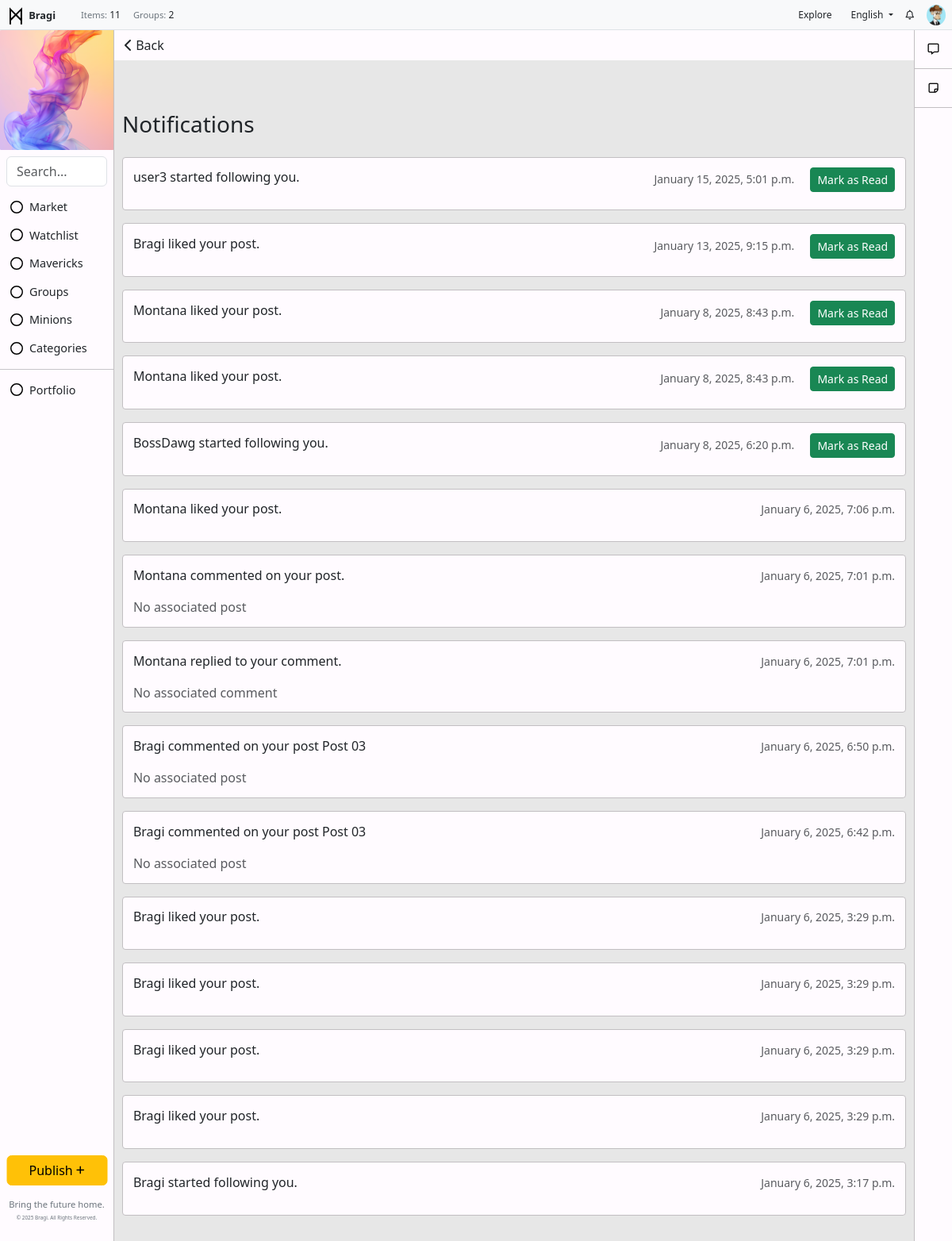
The app's page /notifications/ (signed in) with its own data.
### users/models.py (models this page shows, shortened)
class UserProfile(models.Model):
    user = models.OneToOneField(User, on_delete=models.CASCADE)
    bio = models.TextField(blank=True, null=True)  # Bio field
    profile_picture = models.ImageField(upload_to='profile_pictures/', null=True, blank=True)  # Profile picture
    location = models.CharField(max_length=255, blank=True, null=True)  # New location field

### toolbar/models.py (models this page shows, shortened)
class ToolbarAd(models.Model):  # Separate model for the toolbar's external image
    name = models.CharField(max_length=100, blank=True, null=True)
    alt_text = models.CharField(max_length=200, blank=True, null=True)  # Alt text for the image
    image = models.ImageField(upload_to='toolbar_images/', blank=True, null=True)  # Image upload field
    url = models.URLField(max_length=200, blank=True, null=True)  # Use URLField for link
    visible = models.BooleanField(default=True)

class ToolbarItem(models.Model):
    icon = models.FileField(upload_to='toolbar_images/', blank=True, null=True)  # Image upload field
    name = models.CharField(max_length=100)
    url = models.CharField(max_length=200, blank=True, null=True)
    order = models.IntegerField(default=0)
    visible = models.BooleanField(default=True)
    class Meta:
        ordering = ['order']

class UsersItem(models.Model):
    name = models.CharField(max_length=255)
    icon = models.FileField(upload_to='toolbar_images/', blank=True, null=True)  # Image upload field
    description = models.TextField(blank=True, null=True)
    visible = models.BooleanField(default=True)

### notifications/models.py (models this page shows, shortened)
class Notification(models.Model):
    NOTIFICATION_TYPES = (
        ('like', 'Like'),
        ('follow', 'Follow'),
        ('comment', 'Comment'),
        ('reply', 'Reply'),
    )
    user = models.ForeignKey(User, on_delete=models.CASCADE, related_name='notifications_app_notifications')
    message = models.CharField(max_length=255)
    notification_type = models.CharField(max_length=20, choices=NOTIFICATION_TYPES)
    is_read = models.BooleanField(default=False)
    created_at = models.DateTimeField(auto_now_add=True)
    post = models.ForeignKey(Post, null=True, blank=True, on_delete=models.CASCADE)
    comment = models.ForeignKey(Comment, null=True, blank=True, on_delete=models.CASCADE)

### notifications/views.py (the view, shortened to what this page needs)
# urls.py: path('', views.notifications_list, name='notifications_list'),
@login_required
def notifications_list(request):
    notifications = Notification.objects.filter(user=request.user).order_by('-created_at')
    return render(request, 'notifications/notifications_list.html', {'notifications': notifications})

### backend/context_processors.py (called while the page is built)
def published_posts_count(request):
    count = Post.objects.filter(status='published').count()
    return {'published_posts_count': count}

def toolbar_items(request):
    return {
        'toolbar_items': ToolbarItem.objects.filter(visible=True),
        'toolbar_ad': ToolbarAd.objects.filter(visible=True).first(),
        'toolbar_user_items': UsersItem.objects.filter(visible=True),  # Plural name for consistency
    }

def group_count(request):
    return {'group_count': Group.objects.count()}

### notifications/templates/notifications/notifications_list.html
{% extends 'base.html' %}
{% block content %}
<div class="text-left" style="position: sticky; top: 0; margin: 0; padding: 0; background-color: #FFFBFF; ">
    <button onclick="window.history.back();" class="btn">
        <i class="fa-solid fa-chevron-left"></i> Back
    </button>
</div>
<div class="container mt-5" style="padding: 16px 1%;">
    <h3 class="mb-4">Notifications</h3>
    {% for notification in notifications %}
        <div class=" d-flex justify-content-between" style="padding: .8rem .8rem; border-radius: .25rem; margin-bottom: 1rem; background-color: #FFFBFF; border: 1px solid #C2BFC2;">
            <div>
                <p>{{ notification.message }}</p>
                {% if notification.notification_type == 'comment' %}
                    {% if notification.post %}
                        <a href="{% url 'post_detail' pk=notification.post.id %}" class="btn btn-link btn-sm text-primary">View Post</a>
                    {% else %}
                        <span class="text-muted">No associated post</span>
                    {% endif %}
                {% elif notification.notification_type == 'reply' %}
                    {% if notification.comment %}
                        <a href="{% url 'post_detail' pk=notification.comment.post.id %}#comment-{{ notification.comment.id }}" class="btn btn-link btn-sm text-primary">View Comment</a>
                    {% else %}
                        <span class="text-muted">No associated comment</span>
                    {% endif %}
                {% endif %}
            </div>
            <div class="text-muted text-end">
                <small>{{ notification.created_at|date:"F j, Y, g:i a" }}</small>
                {% if not notification.is_read %}
                    <a href="?mark_read={{ notification.id }}" class="btn btn-sm btn-success ms-3">Mark as Read</a>
                {% endif %}
            </div>
        </div>
    {% empty %}
        <div class="alert alert-warning">No notifications yet.</div>
    {% endfor %}
</div>
{% endblock %}

### templates/base.html (shortened to what this page needs)
{% load static %}
<!DOCTYPE html>
<html lang="en">
<head>
    <link href="https://cdn.jsdelivr.net/npm/bootstrap@5.3.0-alpha1/dist/css/bootstrap.min.css" rel="stylesheet">
    <link rel="stylesheet" href="https://cdnjs.cloudflare.com/ajax/libs/font-awesome/6.0.0-beta3/css/all.min.css">
    <link rel="stylesheet" href="{% static 'css/styles.css' %}">
</head>
<body>
    {% if user.is_authenticated %}
    <div class="container-fluid">
        <div class="row fixed-top px-2 py-0 bg-light border-bottom" style="height: 38px; z-index: 1000;">
            <div class="col-auto d-flex align-items-center">
                <a href="/" class="text-decoration-none">
                    <img src="{% static 'img/logo.svg' %}" alt="Icon" style="width: 24px; height: 24px; color: #000000;">
                    <span class="fw-semibold text-dark m-0" style="font-size: .8rem;">Bragi</span>
                </a>
            </div>
            <div class="col d-flex align-items-center">
                <ul class="navbar-nav d-flex flex-row m-0" style="font-size: 0.75rem;">
                    <li class="nav-item mx-2">
                        <p class="m-0"> <span class="text-secondary" style="font-size: .7rem;">Items:</span> {{ published_posts_count }}</p>
                    </li>
                    <li class="nav-item mx-2">
                        <p class="m-0"> <span class="text-secondary" style="font-size: .7rem;">Groups:</span> {{ group_count }}</p>
                    </li>
                </ul>
            </div>
            <div class="col d-flex justify-content-end align-items-center" style="height: 38px;">
                <ul class="navbar-nav d-flex flex-row m-0 align-items-center">
                    <li class="nav-item mx-2">
                        <a href="/" class="nav-link btn btn-warning py-1 px-2" style="font-size: 0.75rem;">Explore</a>
                    </li>
                    <li class="nav-item dropdown mx-2">
                        <a class="nav-link dropdown-toggle" id="dropdownMenuLink" role="button" data-bs-toggle="dropdown" aria-expanded="false" style="font-size: 0.75rem;">
                            English
                        </a>
                    </li>
                    <li class="nav-item mx-2">
                        <a href="{% url 'notifications_list' %}" class="nav-link text-decoration-none" style="color: inherit; text-decoration: none; font-size: 0.75rem;">
                            <i class="fa-regular fa-bell"></i>
                        </a>
                    </li>
                    <li class="nav-item dropdown" style="margin-left: 8px;">
                        <a href="#" class="nav-link" id="dropdownUser2" role="button" data-bs-toggle="dropdown" aria-expanded="false" style="padding: 3px 0;">
                            {% if request.user.is_authenticated and request.user.userprofile.profile_picture %}
                                <img src="{{ request.user.userprofile.profile_picture.url }}" alt="Profile Picture" class="rounded-circle" style="width: 24px; height: auto; object-fit: cover;">
                            {% else %}
                                <i class="fas fa-user-circle" style="width: 24px; height: 24px; object-fit: cover;"></i>
                            {% endif %}
                        </a>
                    </li>
                </ul>
            </div>
        </div>
            <div class="row" style="margin-top: 38px; position: relative; display: flex; height: 100vh;">
                <div class="col-auto" style="position: fixed; top: 38px; left: 0; bottom: 0; width: 144px; background-color: #FFFBFF; border-right: 1px solid #C2BFC2; margin: 0; padding: 0;">
                    {% if toolbar_ad %}
                    <div  style="display: flex; justify-content: center; align-items: center; overflow: hidden;">
                        {% if toolbar_ad.image %}
                            <a href="{{ toolbar_ad.url }}" target="_blank">
                                <img src="{{ toolbar_ad.image.url }}" alt="{{ toolbar_ad.alt_text }}">
                            </a>
                        {% else %}
                            <p>No toolbar image available.</p>
                        {% endif %}
                    </div>
                    {% else %}
                        <p>No toolbar ad found.</p>
                    {% endif %}
                    <form class="search-form m-2" method="get" action="{% url 'post_list' %}">
                        <input class="form-control" type="search" name="q" placeholder="Search..." aria-label="Search" value="{{ query|default:'' }}">
                    </form>
                    <ul class="list-unstyled">
                        <li class="nav-item">
                            <ul class="list-unstyled">
                                {% for item in toolbar_items %}
                                    {% if item.visible %}
                                        <li class="nav-item">
                                            <a href="{{ item.url }}" class="btn btn-toggle align-items-center" style="display: flex; align-items: center;">
                                                {% if item.icon %}
                                                <img src="{{ item.icon.url }}" alt="{{ item.name }} icon" class="icon-class" style="width: 16px; height: 16px; margin-right: 8px;">
                                                {% endif %}
                                                <span class="" style="font-size: .9rem;">{{ item.name }}</span>
                                            </a>
                                        </li>
                                    {% endif %}
                                {% endfor %}
                            </ul>
                        </li>
                        <li><hr class="my-2"></li>
                        <li class="nav-item">
                            <ul class="list-unstyled">
                                {% for toolbar_user_item in toolbar_user_items %}
                                    <li class="nav-item" style="text-decoration: none;">
                                        <a class="btn btn-toggle align-items-center" style="text-decoration: none; display: flex; align-items: center;" type="button" data-bs-toggle="collapse" data-bs-target="#collapse-{{ toolbar_user_item.id }}" aria-expanded="false" aria-controls="collapse-{{ toolbar_user_item.id }}">
                                            {% if toolbar_user_item.icon %}
                                                <img src="{{ toolbar_user_item.icon.url }}" alt="{{ toolbar_user_item.name }} icon" class="icon-class" style="width: 16px; height: 16px; margin-right: 8px;">
                                            {% endif %}
                                            <span class="" style="font-size: .9rem;">{{ toolbar_user_item.name }}</span>
                                        </a>
                                    </li>
                                {% endfor %}
                            </ul>
                        </li>
                    </ul>
                    <ul class="navbar-nav position-absolute bottom-0 start-50 translate-middle-x w-100 p-2">
                        <li class="nav-item mb-3">
                            <a href="{% url 'post_create' %}" class="btn btn-warning w-100">Publish <i class="fas fa-plus fa-xs"></i></a>
                        </li>
                        <li class="nav-item">
                            <p class="mb-0 text-center" style="font-size: 0.7rem; line-height: 1.5; color: #6c757d;">
                                Bring the future home.
                            </p>
                            <p class="text-center mt-1" style="color: #6c757d; font-size: 0.4rem;">
                                &copy; {% now "Y" %} Bragi. All Rights Reserved.
                            </p>
                        </li>
                    </ul>
                </div>
                <div class="col" style="padding: 0; margin-left: 144px; margin-right: 48px; background:rgb(231, 231, 231)">
                        {% block content %}{% endblock %}
                </div>
                <div class="col-auto" style="position: fixed; top: 38px; right: 0; bottom: 0; width: 48px; background-color: #FFFBFF; border-left: 1px solid #C2BFC2; margin: 0; padding: 0;">
                    <ul class="nav nav-flush flex-column text-center">
                        <li class="nav-item" style="border-bottom: 1px solid #C2BFC2; margin: 0; padding: 12px; ">
                            <a href="{% url 'communication_center' %}" style="color: #000000; margin: 0; padding: 0;" aria-current="page" title="Communication Center" data-bs-toggle="tooltip" data-bs-placement="right">
                                <i class="fa-regular fa-message fa-sm"></i>
                            </a>
                        </li>
                        <li class="nav-item" style="border-bottom: 1px solid #C2BFC2; margin: 0; padding: 12px; ">
                            <a href="{% url 'draft_posts' %}" style="color: #000000; margin: 0; padding: 0;" aria-current="page" title="Drafts" data-bs-toggle="tooltip" data-bs-placement="right">
                                <i class="fa-regular fa-note-sticky fa-sm"></i>
                            </a>
                        </li>
                    </ul>
                </div>
            </div>
    </div>
    {% endif %}
</body>
</html>

### static/css/styles.css (style rules this page uses)
.mb-3 { margin-bottom: 20px; }

### records on screen
ToolbarAd: image (picture)
ToolbarItem: icon (picture), name "Market"
ToolbarItem: icon (picture), name "Watchlist"
ToolbarItem: icon (picture), name "Mavericks"
ToolbarItem: icon (picture), name "Groups"
ToolbarItem: icon (picture), name "Minions"
ToolbarItem: icon (picture), name "Categories"
UsersItem: icon (picture), name "Portfolio"
Notification: message "user3 started following you.", created_at "January 15, 2025, 5:01 p.m."
Notification: message "Bragi liked your post.", created_at "January 13, 2025, 9:15 p.m."
Notification: message "Montana liked your post.", created_at "January 8, 2025, 8:43 p.m."
Notification: message "Montana liked your post.", created_at "January 8, 2025, 8:43 p.m."
Notification: message "BossDawg started following you.", created_at "January 8, 2025, 6:20 p.m."
Notification: message "Montana liked your post.", created_at "January 6, 2025, 7:06 p.m."
Notification: message "Montana commented on your post.", notification_type "No associated post", created_at "January 6, 2025, 7:01 p.m."
Notification: message "Montana replied to your comment.", notification_type "No associated comment", created_at "January 6, 2025, 7:01 p.m."
Notification: message "Bragi commented on your post Post 03", notification_type "No associated post", created_at "January 6, 2025, 6:50 p.m."
Notification: message "Bragi commented on your post Post 03", notification_type "No associated post", created_at "January 6, 2025, 6:42 p.m."
Notification: message "Bragi liked your post.", created_at "January 6, 2025, 3:29 p.m."
Notification: message "Bragi liked your post.", created_at "January 6, 2025, 3:29 p.m."
Notification: message "Bragi liked your post.", created_at "January 6, 2025, 3:29 p.m."
Notification: message "Bragi liked your post.", created_at "January 6, 2025, 3:29 p.m."
Notification: message "Bragi started following you.", created_at "January 6, 2025, 3:17 p.m."

### other values on screen
{{ published_posts_count }} "11"
{{ group_count }} "2"
